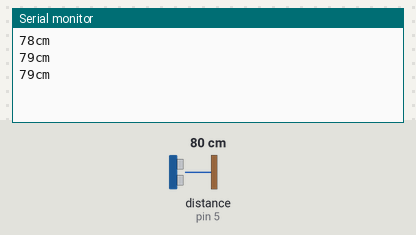
The sketch below on a simulated Arduino Uno, built with avr-gcc and run on an emulated ATmega328P. On the bench: the last lines printed to the serial monitor. Wiring (inferred from the names in the program): ultrasonic range finder: trigger pin 6; echo pin 5. The test bench sets the inputs (shaded band); at power-on: distance to the obstacle (sensor on pin 5) 80 cm. The echo pulse lasts 58.3 µs per cm.

Above: at 1.6 s.
1.7 s: distance to the obstacle (sensor on pin 5) set to 2 cm
At 2.4 s:
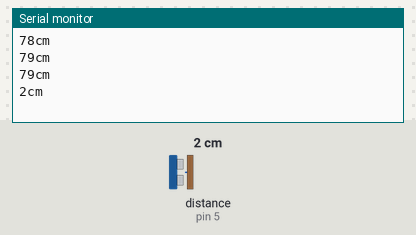
3.2 s: distance to the obstacle (sensor on pin 5) set to 4 cm
At 3.6 s:
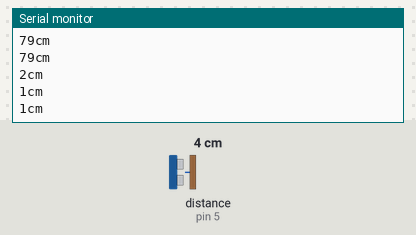
Timing chart, 0 to 6.2 s (numbered marks = the images above; inputs shaded):
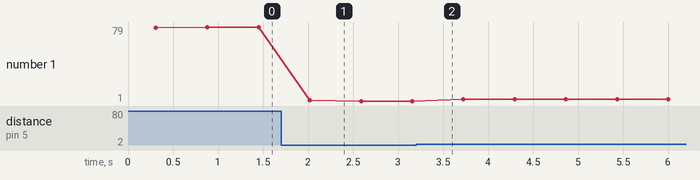

The sketch:

Truyen_SieuAm.ino
```cpp
#define PIN_SEND 3
#include <IRremote.h>

const int trigPin = 6; // chân trig của HC-SR04
const int echoPin = 5; // chân echo của HC-SR04
void setup() {
  Serial.begin(9600);
  pinMode(trigPin, OUTPUT); // chân trig sẽ phát tín hiệu
  pinMode(echoPin, INPUT); // chân echo sẽ nhận tín hiệu

  // Initializes IR sender
  IrSender.begin(PIN_SEND);
}

void loop() {
  delay(300);
  int duration; // biến đo thời gian
  int distance;           // biến lưu khoảng cách

  digitalWrite(trigPin, LOW); // tắt chân trig
  delayMicroseconds(2);
  digitalWrite(trigPin, HIGH); // phát xung từ chân trig
  delayMicroseconds(10); // xung có độ dài 10 microSeconds
  digitalWrite(trigPin, LOW); // tắt chân trig
  duration = pulseIn(echoPin, HIGH);

  distance = duration*0.034/2.0;   // Tính khoảng cách đến vật.
  Serial.print(distance);
  Serial.println("cm");

  if (distance < 10) {
    IrSender.sendNECRaw(1);
    delay(200);
  }
  else{
    IrSender.sendNECRaw(2);
    delay(200);
  }

}
```

Measured:
- after the input at 1.7 s, the serial monitor: prints a new line after 0.32 s (image 1)
- plotted number 1: 79 → 1 after the input at 1.7 s, 1 → 3 after the input at 3.2 s
